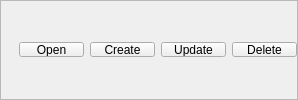
              <widget class="QFrame" name="frame_11">
               <property name="frameShape">
                <enum>QFrame::StyledPanel</enum>
               </property>
               <property name="frameShadow">
                <enum>QFrame::Raised</enum>
               </property>
               <layout class="QVBoxLayout" name="verticalLayout_30">
                <property name="leftMargin">
                 <number>0</number>
                </property>
                <property name="topMargin">
                 <number>0</number>
                </property>
                <property name="rightMargin">
                 <number>0</number>
                </property>
                <property name="bottomMargin">
                 <number>0</number>
                </property>
                <item>
                 <layout class="QHBoxLayout" name="horizontalLayout_3">
                  <item>
                   <spacer name="horizontalSpacer_3">
                    <property name="orientation">
                     <enum>Qt::Horizontal</enum>
                    </property>
                    <property name="sizeHint" stdset="0">
                     <size>
                      <width>18</width>
                      <height>20</height>
                     </size>
                    </property>
                   </spacer>
                  </item>
                  <item>
                   <widget class="QPushButton" name="btn_open_protein_session">
                    <property name="maximumSize">
                     <size>
                      <width>65</width>
                      <height>15</height>
                     </size>
                    </property>
                    <property name="text">
                     <string>Open</string>
                    </property>
                   </widget>
                  </item>
                  <item>
                   <widget class="QPushButton" name="btn_create_protein_scene">
                    <property name="maximumSize">
                     <size>
                      <width>65</width>
                      <height>15</height>
                     </size>
                    </property>
                    <property name="text">
                     <string>Create</string>
                    </property>
                   </widget>
                  </item>
                  <item>
                   <widget class="QPushButton" name="btn_update_protein_scene">
                    <property name="maximumSize">
                     <size>
                      <width>65</width>
                      <height>15</height>
                     </size>
                    </property>
                    <property name="text">
                     <string>Update</string>
                    </property>
                   </widget>
                  </item>
                  <item>
                   <widget class="QPushButton" name="btn_delete_protein_scene">
                    <property name="maximumSize">
                     <size>
                      <width>65</width>
                      <height>15</height>
                     </size>
                    </property>
                    <property name="text">
                     <string>Delete</string>
                    </property>
                   </widget>
                  </item>
                 </layout>
                </item>
               </layout>
              </widget>
